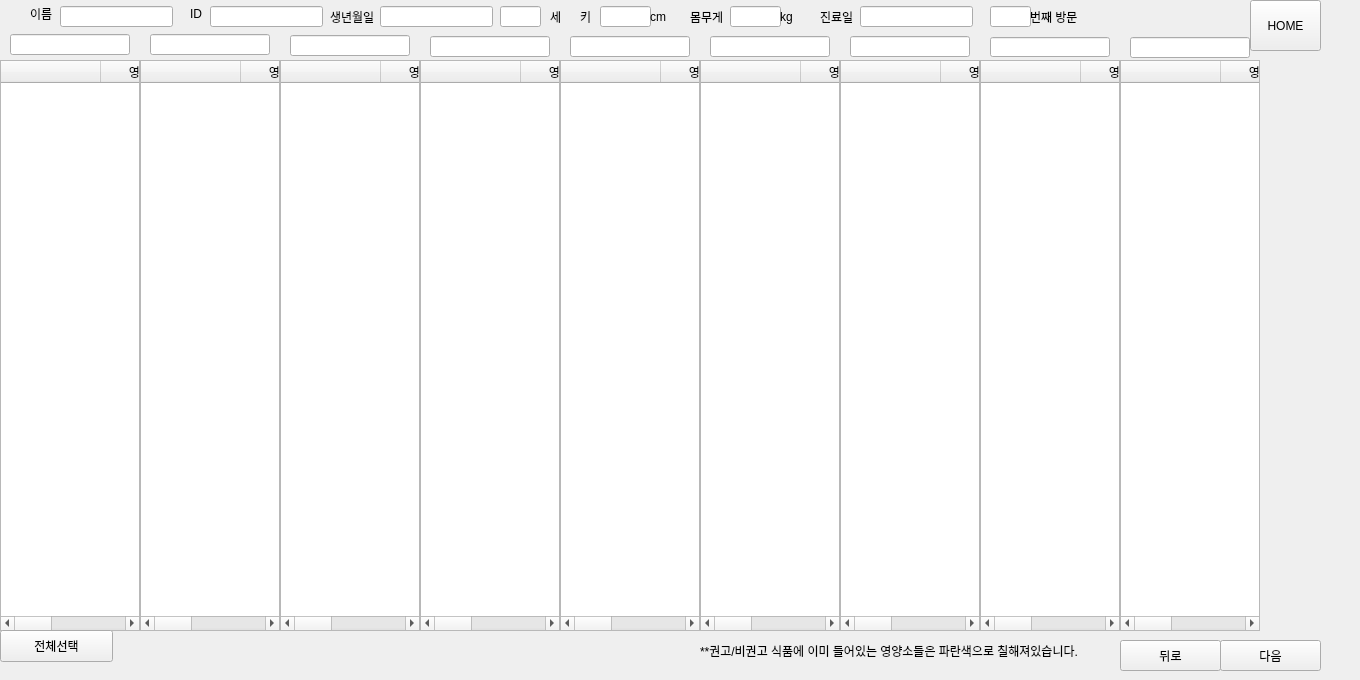
      <widget class="QWidget" name="page_4">
       <widget class="QWidget" name="widget_55" native="true">
        <property name="geometry">
         <rect>
          <x>-10</x>
          <y>0</y>
          <width>1351</width>
          <height>671</height>
         </rect>
        </property>
        <widget class="QTableWidget" name="tableWidget_nutrients1_4">
         <property name="geometry">
          <rect>
           <x>10</x>
           <y>60</y>
           <width>140</width>
           <height>571</height>
          </rect>
         </property>
         <property name="sizePolicy">
          <sizepolicy hsizetype="Expanding" vsizetype="Expanding">
           <horstretch>0</horstretch>
           <verstretch>0</verstretch>
          </sizepolicy>
         </property>
         <property name="sizeAdjustPolicy">
          <enum>QAbstractScrollArea::AdjustToContents</enum>
         </property>
         <column>
          <property name="text">
           <string/>
          </property>
         </column>
         <column>
          <property name="text">
           <string>영양소명</string>
          </property>
         </column>
         <column>
          <property name="text">
           <string>분류</string>
          </property>
         </column>
        </widget>
        <widget class="QWidget" name="widget_34" native="true">
         <property name="geometry">
          <rect>
           <x>10</x>
           <y>-4</y>
           <width>1191</width>
           <height>41</height>
          </rect>
         </property>
         <widget class="QLineEdit" name="lineEdit_name_4">
          <property name="geometry">
           <rect>
            <x>60</x>
            <y>10</y>
            <width>113</width>
            <height>21</height>
           </rect>
          </property>
          <property name="readOnly">
           <bool>true</bool>
          </property>
         </widget>
         <widget class="QLabel" name="label_29">
          <property name="geometry">
           <rect>
            <x>30</x>
            <y>10</y>
            <width>60</width>
            <height>16</height>
           </rect>
          </property>
          <property name="text">
           <string>이름</string>
          </property>
         </widget>
         <widget class="QLabel" name="label_76">
          <property name="geometry">
           <rect>
            <x>190</x>
            <y>10</y>
            <width>60</width>
            <height>16</height>
           </rect>
          </property>
          <property name="text">
           <string>ID</string>
          </property>
         </widget>
         <widget class="QLineEdit" name="lineEdit_ID_4">
          <property name="geometry">
           <rect>
            <x>210</x>
            <y>10</y>
            <width>113</width>
            <height>21</height>
           </rect>
          </property>
          <property name="readOnly">
           <bool>true</bool>
          </property>
         </widget>
         <widget class="QLabel" name="label_107">
          <property name="geometry">
           <rect>
            <x>330</x>
            <y>10</y>
            <width>60</width>
            <height>21</height>
           </rect>
          </property>
          <property name="text">
           <string>생년월일 </string>
          </property>
         </widget>
         <widget class="QLineEdit" name="lineEdit_age_4">
          <property name="geometry">
           <rect>
            <x>500</x>
            <y>10</y>
            <width>41</width>
            <height>21</height>
           </rect>
          </property>
          <property name="readOnly">
           <bool>true</bool>
          </property>
         </widget>
         <widget class="QLineEdit" name="lineEdit_weight_4">
          <property name="geometry">
           <rect>
            <x>730</x>
            <y>10</y>
            <width>51</width>
            <height>21</height>
           </rect>
          </property>
          <property name="readOnly">
           <bool>true</bool>
          </property>
         </widget>
         <widget class="QLabel" name="label_108">
          <property name="geometry">
           <rect>
            <x>820</x>
            <y>10</y>
            <width>60</width>
            <height>21</height>
           </rect>
          </property>
          <property name="text">
           <string>진료일</string>
          </property>
         </widget>
         <widget class="QLabel" name="label_109">
          <property name="geometry">
           <rect>
            <x>1030</x>
            <y>10</y>
            <width>60</width>
            <height>21</height>
           </rect>
          </property>
          <property name="text">
           <string>번째 방문</string>
          </property>
         </widget>
         <widget class="QLabel" name="label_110">
          <property name="geometry">
           <rect>
            <x>550</x>
            <y>10</y>
            <width>60</width>
            <height>21</height>
           </rect>
          </property>
          <property name="text">
           <string>세</string>
          </property>
         </widget>
         <widget class="QLabel" name="label_111">
          <property name="geometry">
           <rect>
            <x>690</x>
            <y>10</y>
            <width>60</width>
            <height>21</height>
           </rect>
          </property>
          <property name="text">
           <string>몸무게</string>
          </property>
         </widget>
         <widget class="QLabel" name="label_119">
          <property name="geometry">
           <rect>
            <x>580</x>
            <y>10</y>
            <width>60</width>
            <height>21</height>
           </rect>
          </property>
          <property name="text">
           <string>키</string>
          </property>
         </widget>
         <widget class="QLineEdit" name="lineEdit_height_4">
          <property name="geometry">
           <rect>
            <x>600</x>
            <y>10</y>
            <width>51</width>
            <height>21</height>
           </rect>
          </property>
          <property name="readOnly">
           <bool>true</bool>
          </property>
         </widget>
         <widget class="QLineEdit" name="lineEdit_nthVisit_4">
          <property name="geometry">
           <rect>
            <x>990</x>
            <y>10</y>
            <width>41</width>
            <height>21</height>
           </rect>
          </property>
          <property name="readOnly">
           <bool>true</bool>
          </property>
         </widget>
         <widget class="QLineEdit" name="lineEdit_birthdate_4">
          <property name="geometry">
           <rect>
            <x>380</x>
            <y>10</y>
            <width>113</width>
            <height>21</height>
           </rect>
          </property>
          <property name="readOnly">
           <bool>true</bool>
          </property>
         </widget>
         <widget class="QLineEdit" name="lineEdit_lastOfficeVisit_4">
          <property name="geometry">
           <rect>
            <x>860</x>
            <y>10</y>
            <width>113</width>
            <height>21</height>
           </rect>
          </property>
          <property name="readOnly">
           <bool>true</bool>
          </property>
         </widget>
         <widget class="QLabel" name="label_120">
          <property name="geometry">
           <rect>
            <x>650</x>
            <y>10</y>
            <width>60</width>
            <height>21</height>
           </rect>
          </property>
          <property name="text">
           <string>cm</string>
          </property>
         </widget>
         <widget class="QLabel" name="label_121">
          <property name="geometry">
           <rect>
            <x>780</x>
            <y>10</y>
            <width>60</width>
            <height>21</height>
           </rect>
          </property>
          <property name="text">
           <string>kg</string>
          </property>
         </widget>
        </widget>
        <widget class="QPushButton" name="btn_home_4">
         <property name="geometry">
          <rect>
           <x>1260</x>
           <y>0</y>
           <width>71</width>
           <height>51</height>
          </rect>
         </property>
         <property name="text">
          <string>HOME</string>
         </property>
        </widget>
        <widget class="QPushButton" name="btn_check_all_4">
         <property name="geometry">
          <rect>
           <x>10</x>
           <y>630</y>
           <width>113</width>
           <height>32</height>
          </rect>
         </property>
         <property name="text">
          <string>전체선택</string>
         </property>
        </widget>
        <widget class="QWidget" name="widget_66" native="true">
         <property name="geometry">
          <rect>
           <x>1030</x>
           <y>620</y>
           <width>301</width>
           <height>51</height>
          </rect>
         </property>
         <widget class="QPushButton" name="btn_back_4">
          <property name="geometry">
           <rect>
            <x>100</x>
            <y>20</y>
            <width>101</width>
            <height>31</height>
           </rect>
          </property>
          <property name="text">
           <string>뒤로</string>
          </property>
         </widget>
         <widget class="QPushButton" name="btn_next_4">
          <property name="geometry">
           <rect>
            <x>200</x>
            <y>20</y>
            <width>101</width>
            <height>31</height>
           </rect>
          </property>
          <property name="text">
           <string>다음</string>
          </property>
         </widget>
        </widget>
        <widget class="QLabel" name="label_153">
         <property name="geometry">
          <rect>
           <x>820</x>
           <y>40</y>
           <width>60</width>
           <height>16</height>
          </rect>
         </property>
         <property name="text">
          <string/>
         </property>
        </widget>
        <widget class="QTableWidget" name="tableWidget_nutrients2_4">
         <property name="geometry">
          <rect>
           <x>150</x>
           <y>60</y>
           <width>140</width>
           <height>571</height>
          </rect>
         </property>
         <property name="sizePolicy">
          <sizepolicy hsizetype="Expanding" vsizetype="Expanding">
           <horstretch>0</horstretch>
           <verstretch>0</verstretch>
          </sizepolicy>
         </property>
         <property name="sizeAdjustPolicy">
          <enum>QAbstractScrollArea::AdjustToContents</enum>
         </property>
         <column>
          <property name="text">
           <string/>
          </property>
         </column>
         <column>
          <property name="text">
           <string>영양소명</string>
          </property>
         </column>
         <column>
          <property name="text">
           <string>분류</string>
          </property>
         </column>
        </widget>
        <widget class="QTableWidget" name="tableWidget_nutrients3_4">
         <property name="geometry">
          <rect>
           <x>290</x>
           <y>60</y>
           <width>140</width>
           <height>571</height>
          </rect>
         </property>
         <property name="sizePolicy">
          <sizepolicy hsizetype="Expanding" vsizetype="Expanding">
           <horstretch>0</horstretch>
           <verstretch>0</verstretch>
          </sizepolicy>
         </property>
         <property name="sizeAdjustPolicy">
          <enum>QAbstractScrollArea::AdjustToContents</enum>
         </property>
         <column>
          <property name="text">
           <string/>
          </property>
         </column>
         <column>
          <property name="text">
           <string>영양소명</string>
          </property>
         </column>
         <column>
          <property name="text">
           <string>분류</string>
          </property>
         </column>
        </widget>
        <widget class="QTableWidget" name="tableWidget_nutrients4_4">
         <property name="geometry">
          <rect>
           <x>430</x>
           <y>60</y>
           <width>140</width>
           <height>571</height>
          </rect>
         </property>
         <property name="sizePolicy">
          <sizepolicy hsizetype="Expanding" vsizetype="Expanding">
           <horstretch>0</horstretch>
           <verstretch>0</verstretch>
          </sizepolicy>
         </property>
         <property name="sizeAdjustPolicy">
          <enum>QAbstractScrollArea::AdjustToContents</enum>
         </property>
         <column>
          <property name="text">
           <string/>
          </property>
         </column>
         <column>
          <property name="text">
           <string>영양소명</string>
          </property>
         </column>
         <column>
          <property name="text">
           <string>분류</string>
          </property>
         </column>
        </widget>
        <widget class="QTableWidget" name="tableWidget_nutrients5_4">
         <property name="geometry">
          <rect>
           <x>570</x>
           <y>60</y>
           <width>140</width>
           <height>571</height>
          </rect>
         </property>
         <property name="sizePolicy">
          <sizepolicy hsizetype="Expanding" vsizetype="Expanding">
           <horstretch>0</horstretch>
           <verstretch>0</verstretch>
          </sizepolicy>
         </property>
         <property name="sizeAdjustPolicy">
          <enum>QAbstractScrollArea::AdjustToContents</enum>
         </property>
         <column>
          <property name="text">
           <string/>
          </property>
         </column>
         <column>
          <property name="text">
           <string>영양소명</string>
          </property>
         </column>
         <column>
          <property name="text">
           <string>분류</string>
          </property>
         </column>
        </widget>
        <widget class="QTableWidget" name="tableWidget_nutrients6_4">
         <property name="geometry">
          <rect>
           <x>710</x>
           <y>60</y>
           <width>140</width>
           <height>571</height>
          </rect>
         </property>
         <property name="sizePolicy">
          <sizepolicy hsizetype="Expanding" vsizetype="Expanding">
           <horstretch>0</horstretch>
           <verstretch>0</verstretch>
          </sizepolicy>
         </property>
         <property name="sizeAdjustPolicy">
          <enum>QAbstractScrollArea::AdjustToContents</enum>
         </property>
         <column>
          <property name="text">
           <string/>
          </property>
         </column>
         <column>
          <property name="text">
           <string>영양소명</string>
          </property>
         </column>
         <column>
          <property name="text">
           <string>분류</string>
          </property>
         </column>
        </widget>
        <widget class="QTableWidget" name="tableWidget_nutrients7_4">
         <property name="geometry">
          <rect>
           <x>850</x>
           <y>60</y>
           <width>140</width>
           <height>571</height>
          </rect>
         </property>
         <property name="sizePolicy">
          <sizepolicy hsizetype="Expanding" vsizetype="Expanding">
           <horstretch>0</horstretch>
           <verstretch>0</verstretch>
          </sizepolicy>
         </property>
         <property name="sizeAdjustPolicy">
          <enum>QAbstractScrollArea::AdjustToContents</enum>
         </property>
         <column>
          <property name="text">
           <string/>
          </property>
         </column>
         <column>
          <property name="text">
           <string>영양소명</string>
          </property>
         </column>
         <column>
          <property name="text">
           <string>분류</string>
          </property>
         </column>
        </widget>
        <widget class="QTableWidget" name="tableWidget_nutrients8_4">
         <property name="geometry">
          <rect>
           <x>990</x>
           <y>60</y>
           <width>140</width>
           <height>571</height>
          </rect>
         </property>
         <property name="sizePolicy">
          <sizepolicy hsizetype="Expanding" vsizetype="Expanding">
           <horstretch>0</horstretch>
           <verstretch>0</verstretch>
          </sizepolicy>
         </property>
         <property name="sizeAdjustPolicy">
          <enum>QAbstractScrollArea::AdjustToContents</enum>
         </property>
         <column>
          <property name="text">
           <string/>
          </property>
         </column>
         <column>
          <property name="text">
           <string>영양소명</string>
          </property>
         </column>
         <column>
          <property name="text">
           <string>분류</string>
          </property>
         </column>
        </widget>
        <widget class="QTableWidget" name="tableWidget_nutrients9_4">
         <property name="geometry">
          <rect>
           <x>1130</x>
           <y>60</y>
           <width>140</width>
           <height>571</height>
          </rect>
         </property>
         <property name="sizePolicy">
          <sizepolicy hsizetype="Expanding" vsizetype="Expanding">
           <horstretch>0</horstretch>
           <verstretch>0</verstretch>
          </sizepolicy>
         </property>
         <property name="sizeAdjustPolicy">
          <enum>QAbstractScrollArea::AdjustToContents</enum>
         </property>
         <column>
          <property name="text">
           <string/>
          </property>
         </column>
         <column>
          <property name="text">
           <string>영양소명</string>
          </property>
         </column>
         <column>
          <property name="text">
           <string>분류</string>
          </property>
         </column>
        </widget>
        <widget class="QLineEdit" name="lineEdit_cat1_4">
         <property name="geometry">
          <rect>
           <x>20</x>
           <y>34</y>
           <width>120</width>
           <height>21</height>
          </rect>
         </property>
         <property name="readOnly">
          <bool>true</bool>
         </property>
        </widget>
        <widget class="QLineEdit" name="lineEdit_cat2_4">
         <property name="geometry">
          <rect>
           <x>160</x>
           <y>34</y>
           <width>120</width>
           <height>21</height>
          </rect>
         </property>
         <property name="readOnly">
          <bool>true</bool>
         </property>
        </widget>
        <widget class="QLineEdit" name="lineEdit_cat3_4">
         <property name="geometry">
          <rect>
           <x>300</x>
           <y>35</y>
           <width>120</width>
           <height>21</height>
          </rect>
         </property>
         <property name="readOnly">
          <bool>true</bool>
         </property>
        </widget>
        <widget class="QLineEdit" name="lineEdit_cat4_4">
         <property name="geometry">
          <rect>
           <x>440</x>
           <y>36</y>
           <width>120</width>
           <height>21</height>
          </rect>
         </property>
         <property name="readOnly">
          <bool>true</bool>
         </property>
        </widget>
        <widget class="QLineEdit" name="lineEdit_cat5_4">
         <property name="geometry">
          <rect>
           <x>580</x>
           <y>36</y>
           <width>120</width>
           <height>21</height>
          </rect>
         </property>
         <property name="readOnly">
          <bool>true</bool>
         </property>
        </widget>
        <widget class="QLineEdit" name="lineEdit_cat6_4">
         <property name="geometry">
          <rect>
           <x>720</x>
           <y>36</y>
           <width>120</width>
           <height>21</height>
          </rect>
         </property>
         <property name="readOnly">
          <bool>true</bool>
         </property>
        </widget>
        <widget class="QLineEdit" name="lineEdit_cat7_4">
         <property name="geometry">
          <rect>
           <x>860</x>
           <y>36</y>
           <width>120</width>
           <height>21</height>
          </rect>
         </property>
         <property name="readOnly">
          <bool>true</bool>
         </property>
        </widget>
        <widget class="QLineEdit" name="lineEdit_cat8_4">
         <property name="geometry">
          <rect>
           <x>1000</x>
           <y>37</y>
           <width>120</width>
           <height>20</height>
          </rect>
         </property>
         <property name="readOnly">
          <bool>true</bool>
         </property>
        </widget>
        <widget class="QLineEdit" name="lineEdit_cat9_4">
         <property name="geometry">
          <rect>
           <x>1140</x>
           <y>37</y>
           <width>120</width>
           <height>21</height>
          </rect>
         </property>
         <property name="readOnly">
          <bool>true</bool>
         </property>
        </widget>
        <widget class="QLabel" name="label_227">
         <property name="geometry">
          <rect>
           <x>710</x>
           <y>640</y>
           <width>401</width>
           <height>21</height>
          </rect>
         </property>
         <property name="text">
          <string>**권고/비권고 식품에 이미 들어있는 영양소들은 파란색으로 칠해져있습니다.</string>
         </property>
        </widget>
       </widget>
      </widget>
